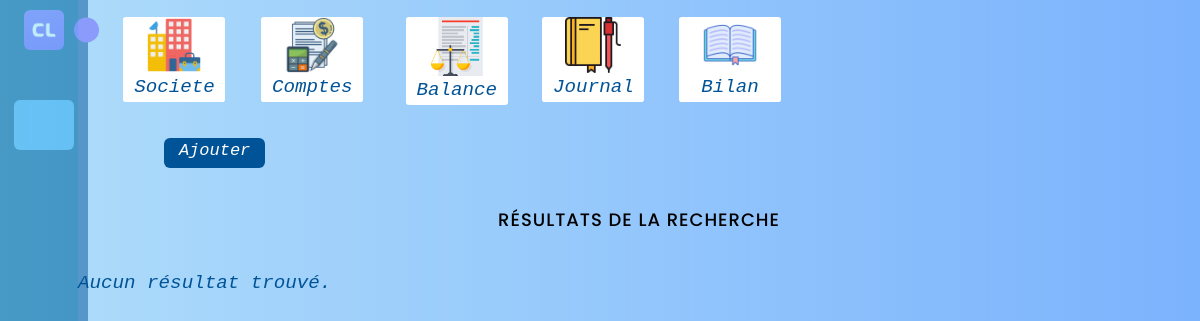
Before: /SI-ITU/index.php/recherche/rechercher with the older database file.
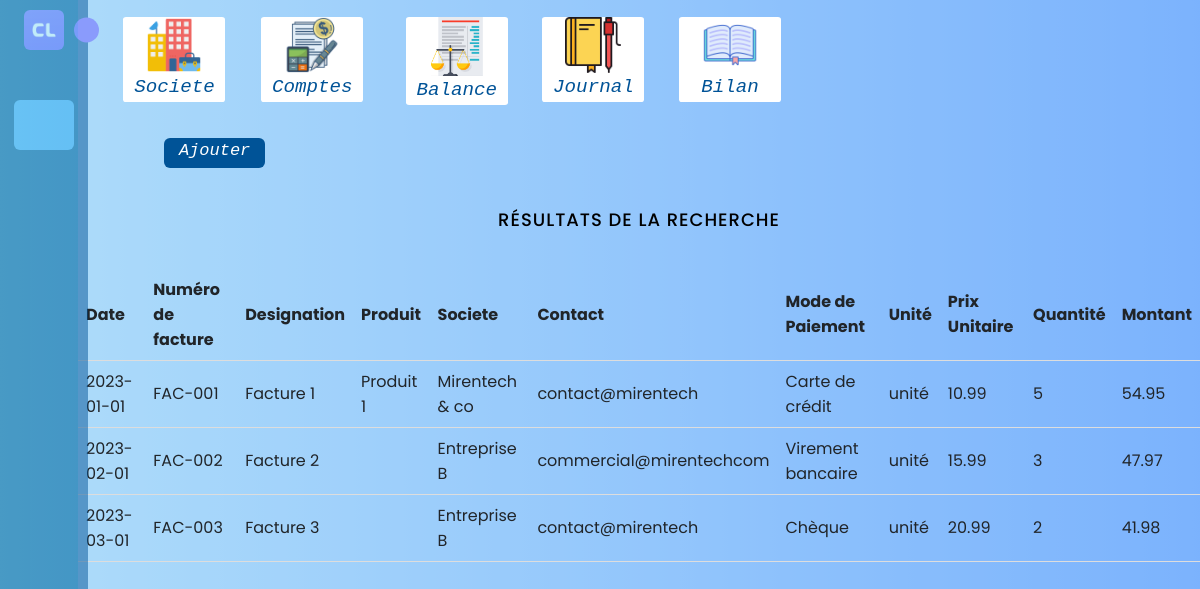
After: the same page with the newer database file.
### tables this page shows
CREATE TABLE facture (
    id INTEGER AUTO_INCREMENT PRIMARY KEY ,
    designation VARCHAR(255) NOT NULL,
    numFacture VARCHAR(255) NOT NULL UNIQUE,
    idproduit INTEGER,
    idSociete INTEGER,
    idContact INTEGER,
    modePayement VARCHAR(255),
    unite VARCHAR(25) NOT NULL,
    prixUnitaire NUMERIC(10,2),
    quantite INT NOT NULL,
    montant NUMERIC(10,2) GENERATED ALWAYS AS (prixUnitaire * quantite) STORED,
    dates DATE NOT NULL,
    
    FOREIGN KEY (idContact) REFERENCES Contact(id),
    FOREIGN KEY (idproduit) REFERENCES Produit(id),
    FOREIGN KEY (idSociete) REFERENCES identite_Entreprise(id)
);

CREATE TABLE Produit (
    id INTEGER AUTO_INCREMENT PRIMARY KEY ,
    nomProduit VARCHAR(255),
    prixUnitaire DECIMAL(10,2),
    nombre INTEGER,
    dates date NOT NULL
);

CREATE TABLE identite_Entreprise (
    id INTEGER AUTO_INCREMENT PRIMARY KEY ,
    logo VARCHAR(255) null,
    nomSociete VARCHAR(255) null,
    objetSociete varchar(255) null,
    dateCreation DATE null ,
    LieuExercice VARCHAR(255) null
);

CREATE TABLE Contact (
    id INTEGER AUTO_INCREMENT PRIMARY KEY ,
    idSociete INTEGER null,
    adresse VARCHAR(255) NULL,
    telephone VARCHAR(255) , 
    mail VARCHAR(255) NULL,
    Siege varchar(15) NUll,
    
    FOREIGN KEY (idSociete) REFERENCES identite_Entreprise(id)

);

### SI-ITU/application/views/templates/template.php (called while the page is built, shortened)
<?php
    $header = "templates/header";
    if($categorie == "S")
    {
        $header = "templates/headerS";
    }
    $this->load->view($header);
    $this->load->view($content);
?>

### SI-ITU/application/controllers/Recherche.php (called while the page is built, shortened)
<?php
class Recherche extends CI_Controller {
    public function rechercher()
    {
        $idProduit = $this->input->post('idProduit');
        $idSociete = $this->input->post('idSociete');
        $date_debut = $this->input->post('date_debut');
        $date_fin = $this->input->post('date_fin');
        $num_facture = $this->input->post('num_facture');
        $montant_min = $this->input->post('montant_min');
        $montant_max = $this->input->post('montant_max');
        $resultats = $this->Utilitaire->rechercherFactures($date_debut, $date_fin, $num_facture, $montant_min, $montant_max,$idProduit,$idSociete);
        $data['resultats'] = $resultats;
        $data['content'] = "select/resultat";
		$data['categorie'] = "S";
		$this->load->view('templates/template',$data);
    }
}
?>

### SI-ITU/index.php (called while the page is built, shortened)
<?php
require_once BASEPATH.'core/CodeIgniter.php';

### SI-ITU/application/models/Utilitaire.php (called while the page is built, shortened)
<?php
class Utilitaire extends CI_Model
{
    public function rechercherFactures($date_debut, $date_fin, $num_facture, $montant_min, $montant_max,$idProduit)
    {
        $this->db->select('*');
        $this->db->from('facture');
        $date_debut = empty($date_debut) ? '1970-01-01' : $date_debut;
        $date_fin = empty($date_fin) ? '2050-01-01' : $date_fin;
        $this->db->where('dates >=', $date_debut);
        $this->db->where('dates <=', $date_fin);
        $trillion = bcpow('10', '12');
        $montant_min = empty($montant_min) ? 1 : $montant_min;
        $montant_max = empty($montant_max) ? $trillion : $montant_max;
        if (!empty($montant_min) && $montant_min >= 0) {
            $this->db->where('montant >=', $montant_min);
        } else {
            show_error("valeur negative non permit sur le montant minimum");
        }
        if (!empty($montant_max) && $montant_max >= 0) {
            $this->db->where('montant <=', $montant_max);
        } else {
            show_error("valeur negative non permit sur le montant maximum");
        }
        $query = $this->db->get();
        return $query->result();
    }
}
?>

### SI-ITU/application/models/Dao.php (called while the page is built, shortened)
<?php
class Dao extends CI_Model
{
    public function getById($tableName, $id) {
        $this->db->where('id', $id);
        $query = $this->db->get($tableName);
        if ($query && $query->num_rows() > 0) {
            return $query->row();
        }
        return null;
    }
}
?>

### SI-ITU/application/views/select/resultat.php (the view, shortened to what this page needs)
<!DOCTYPE html>
<html>
<head>
</head>
<body>
    <h2>Résultats de la recherche</h2>
    <?php if (empty($resultats)): ?>
        <p>Aucun résultat trouvé.</p>
    <?php else: ?>
        <table>
            <tr>
                <th>Date</th>
                <th>Numéro de facture</th>
                <th>Designation</th>
                <th>Produit</th>
                <th>Societe</th>
                <th>Contact</th>
                <th>Mode de Paiement</th>
                <th>Unité</th>
                <th>Prix Unitaire</th>
                <th>Quantité</th>
                <th>Montant</th>
            </tr>
            <?php foreach ($resultats as $resultat): ?>
                <tr>
                    <td>
                        <?php echo $resultat->dates; ?>
                    </td>
                    <td>
                        <?php echo $resultat->numFacture; ?>
                    </td>
                    <td>
                        <?php echo $resultat->designation; ?>
                    </td>
                    <td>
                        <?php echo $this->Dao->getById('Produit', $resultat->idproduit)->nomProduit; ?>
                    </td>
                    <td>
                        <?php echo $this->Dao->getById('identite_Entreprise', $resultat->idSociete)->nomSociete; ?>
                    </td>
                    <td>
                        <?php echo $this->Dao->getById('Contact', $resultat->idContact)->mail; ?>
                    </td>
                    <td>
                        <?php echo $resultat->modePayement; ?>
                    </td>
                    <td>
                        <?php echo $resultat->unite; ?>
                    </td>
                    <td>
                        <?php echo $resultat->prixUnitaire; ?>
                    </td>
                    <td>
                        <?php echo $resultat->quantite; ?>
                    </td>
                    <td>
                        <?php echo $resultat->montant; ?>
                    </td>
                </tr>
            <?php endforeach; ?>
        </table>
    <?php endif; ?>
</body>
</html>

### SI-ITU/application/views/templates/headerS.php (shortened to what this page needs)
<?php
$burl = site_url();
?>
<html lang="en">
<head>
    <link rel="stylesheet" href="<?php echo $burl ?>assets/css/style.css">
    <link rel="stylesheet" href="<?php echo $burl ?>assets/css/bootstrap.min.css" type="text/css">
    <link rel="stylesheet" href="<?php echo $burl ?>assets/css/left.css">
    <link rel="stylesheet" href="<?php echo $burl ?>assets/css/style.css">
</head>
<body>
    <nav class="sidebar close">
        <header>
            <div class="image-text">
                <span class="image">
                    <img src="<?php echo $burl ?>/assets/img/images/logo.png" alt="">
                </span>
            </div>
            <i class="bx bx-chevron-right toggle"></i>
        </header>
        <div class="menu-bar">
            <div class="menu">
                <li class="search-box">
                    <i class="bx bx-search icon"></i>
                </li>
                <ul class="menu-links">
                    <li class="nav-link">
                        <a href="<?php echo site_url('welcome') ?>">
                            <i class="bx bx-bar-chart-alt-2 icon"></i>
                        </a>
                    </li>
                    <li class="nav-link">
                        <a href="<?php echo site_url('select/Select/entreprise') ?>">
                            <i class="bx bx-home-alt icon"></i>
                        </a>
                    </li>
                    <li class="nav-link">
                        <a href="<?php echo site_url('select/Select/employer') ?>">
                            <i class="bx bx-user icon"></i>
                        </a>
                    </li>
                    <li class="nav-link">
                        <a href="<?php echo site_url('select/Select/contact') ?>">
                            <i class="bx bx-phone icon"></i>
                        </a>
                    </li>
                    <li class="nav-link">
                        <a href="<?php echo site_url('select/Select/Produit') ?>">
                            <i class="bx bx-wallet icon"></i>
                        </a>
                    </li>
                </ul>
            </div>
        </div>
    </nav>
    <section class="home">
        <div class="row">
            <div class="col-md-12">
                <div class="col-sm-6">
                    <div class="textdiv" style="margin-left: -63%;">
                        <a href="<?php echo site_url('select/Select/entreprise') ?>">
                            <img src="<?php echo $burl ?>assets/img/images/societe.png" style="width: 55%;">
                            <p>Societe</p>
                        </a>
                    </div>
                </div>
                <div class="col-sm-6">
                    <div class="textdiv" style="margin-left: 4%;">
                        <a href="<?php echo site_url('select/Select/compte') ?>">
                            <img src="<?php echo $burl ?>assets/img/images/resultat.png" style="width: 55%;">
                            <p>Comptes</p>
                        </a>
                    </div>
                </div>
                <div class="col-sm-6" style="margin-left: 5%;">
                    <div class="textdiv">
                        <a href="<?php echo site_url('select/Select/balance') ?>">
                            <img src="<?php echo $burl ?>assets/img/images/balance.png" style="width: 51%;">
                            <p>Balance</p>
                        </a>
                    </div>
                </div>
                <div class="col-sm-6" style="margin-left: 4%;">
                    <a href="<?php echo site_url('select/Select/journal') ?>">
                        <div class="textdiv">
                            <img src="<?php echo $burl ?>assets/img/images/journal.png" style="width: 55%;">
                            <p>Journal</p>
                    </a>
                </div>
            </div>
            <div class="col-sm-6" style="margin-left: 4%;">
                <div class="textdiv">
                    <a href="<?php echo site_url('select/Select/bilan') ?>">
                        <img src="<?php echo $burl ?>assets/img/images/bilan.png" style="width: 55%;">
                        <p>Bilan</p>
                    </a>
                </div>
            </div>
        </div>
        <div class="row">
            <div class="col-md-12">
                <a href="<?php echo site_url('Formulaire/Formulaire/infoComptabilite') ?>">
                    <div class="col-sm-6">
                        <div class="textdiv" style="background-color: #c7dbff00;">
                            <p style=" background: #005397;color: white;border-radius: 6%;height: 73%;width: 99%;outline: none;border: none;border-radius: 6px;font-size: 17px;">Ajouter</p>
                        </div>
                    </div>
                </a>
            </div>
        </div>

### SI-ITU/assets/css/style.css (style rules this page uses)
* { box-sizing: border-box; -webkit-box-sizing: border-box; -moz-box-sizing: border-box; }
body { font-family: 'lato', sans-serif; -webkit-font-smoothing: antialiased; background: linear-gradient(270deg, #0070fbeb, #8fe1f4); padding: 0; margin: 0; height: 100vh; }
h2 { text-align: center; font-size: 18px; text-transform: uppercase; letter-spacing: 1px; color: black; padding: 30px 0; }
.textdiv { background-color: white; border-radius: 3%; width: 158%; }
.col-sm-6 { float: left; width: 9%; text-align: center; }
.row { margin-top: 1.5%; margin-left: 5%; }

### SI-ITU/assets/css/left.css (style rules this page uses)
* { margin: 0; padding: 0; box-sizing: border-box; font-family: 'Poppins', sans-serif; }
:root { --body-color: #E4E9F7; --sidebar-color: #FFF; --primary-color: #695CFE; --primary-color-light: #F6F5FF; --toggle-color: #DDD; --text-color: #707070; --tran-03: all 0.2s ease; --tran-03: all 0.3s ease; --tran-04: all 0.3s ease; --tran-05: all 0.3s ease; }
body { min-height: 100vh; background-color: var(--body-color); transition: var(--tran-05); }
.sidebar { position: fixed; top: 0; left: 0; height: 100%; width: 250px; padding: 10px 14px; background: #005397; transition: var(--tran-05); z-index: 100; }
.sidebar.close { width: 88px; }
.sidebar li { height: 50px; list-style: none; display: flex; align-items: center; margin-top: 10px; }
.sidebar header .image, .sidebar .icon { min-width: 60px; border-radius: 6px; }
.sidebar .icon { min-width: 60px; border-radius: 6px; height: 100%; display: flex; align-items: center; justify-content: center; font-size: 20px; }
.sidebar .text, .sidebar .icon { color: white; transition: var(--tran-03); }
.sidebar header { position: relative; }
.sidebar header .image-text { display: flex; align-items: center; }
.sidebar header .image { display: flex; align-items: center; justify-content: center; }
.sidebar header .image img { width: 40px; border-radius: 6px; }
.sidebar header .toggle { position: absolute; top: 50%; right: -25px; transform: translateY(-50%) rotate(180deg); height: 25px; width: 25px; background-color: var(--primary-color); color: var(--sidebar-color); border-radius: 50%; display: flex; align-items: center; justify-content: center; font-size: 22px; cursor: pointer; transition: var(--tran-05); }
.sidebar.close .toggle { transform: translateY(-50%) rotate(0deg); }
.sidebar .menu { margin-top: 40px; }
.sidebar li.search-box { border-radius: 6px; background-color: #42A5F5; cursor: pointer; transition: var(--tran-05); }
.sidebar li a { list-style: none; height: 100%; background-color: transparent; display: flex; align-items: center; height: 100%; width: 100%; border-radius: 6px; text-decoration: none; transition: var(--tran-03); }
.sidebar .menu-bar { height: calc(100% - 55px); display: flex; flex-direction: column; justify-content: space-between; overflow-y: scroll; }
.home { position: absolute; top: 0; top: 0; left: 250px; height: 100vh; width: calc(100% - 250px); background-color: #c7dbff94; transition: var(--tran-05); }
.sidebar.close ~ .home { left: 78px; height: 100vh; width: calc(100% - 78px); }

### SI-ITU/application/views/select/resultat.php (style rules this page uses)
table { border-collapse: collapse; width: 100%; }
th, td { padding: 8px; text-align: left; border-bottom: 1px solid #ddd; }

Changed rows visible on the page:
added facture: dates "2023-01-01", numFacture "FAC-001", designation "Facture 1", idproduit.nomProduit "Produit 1", idSociete.nomSociete "Mirentech & co", idContact.mail "contact@mirentech", modePayement "Carte de crédit", unite "unité", prixUnitaire "10.99", quantite "5", montant "54.95"
added facture: dates "2023-02-01", numFacture "FAC-002", designation "Facture 2", idSociete+idproduit "Entreprise B", idContact.mail "commercial@mirentechcom", modePayement "Virement bancaire", unite "unité", prixUnitaire "15.99", quantite "3", montant "47.97"
added facture: dates "2023-03-01", numFacture "FAC-003", designation "Facture 3", idSociete.nomSociete "Entreprise B", idContact.mail "contact@mirentech", modePayement "Chèque", unite "unité", prixUnitaire "20.99", quantite "2", montant "41.98"
Other visible differences:
text no longer shown: "Aucun résultat trouvé."
text now shown: "Date Numéro de facture Designation Produit Societe Contact Mode de Paiement Unité Prix Unitaire Quantité Montant"
